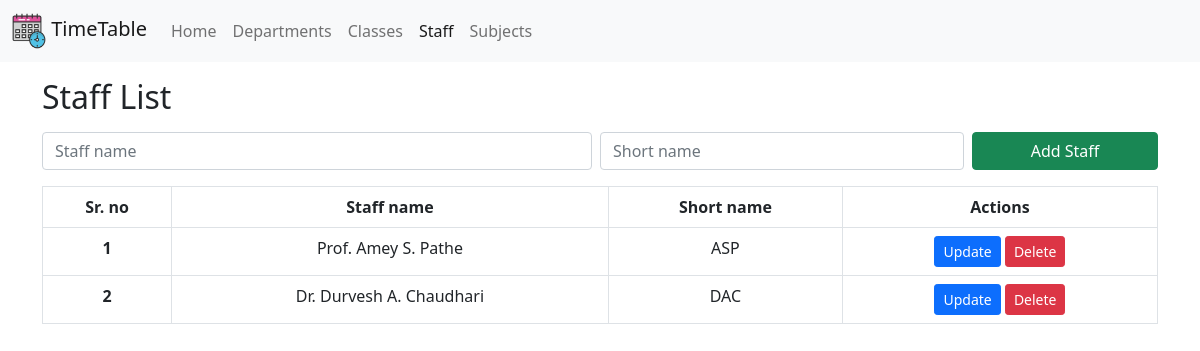
Page /pages/staff.php on the earlier database version.
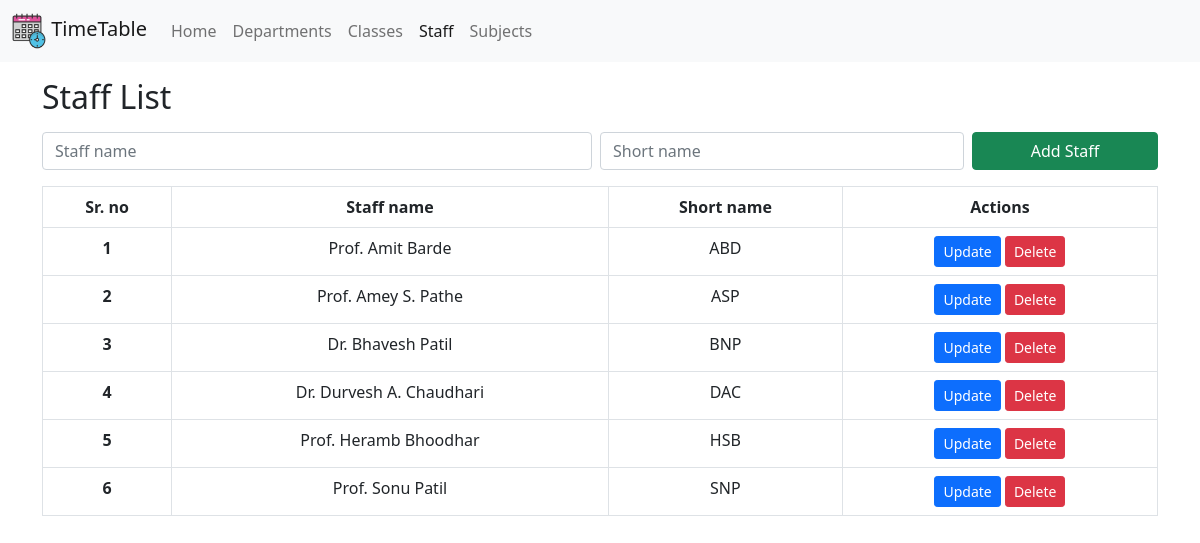
Same page on the later database version.
### tables this page shows
CREATE TABLE `staff` (
  `staff_name` varchar(255) NOT NULL,
  `short_name` varchar(10) NOT NULL
);

### pages/staff.php (the view, shortened to what this page needs)
<?php
include '../utils/dbcon.php';
?>
<!DOCTYPE html>
<html lang="en">
<head>
    <link href="https://cdn.jsdelivr.net/npm/bootstrap@5.0.2/dist/css/bootstrap.min.css" rel="stylesheet">
</head>
<body>
    <nav class="navbar navbar-expand-lg navbar-light bg-light">
        <div class="container-fluid">
            <a class="navbar-brand" href="../">
                <img src="../Images/logo.webp" width="34" height="36">
                TimeTable</a>
            <div class="collapse navbar-collapse" id="navbarSupportedContent">
                <ul class="navbar-nav me-auto mb-2 mb-lg-0">
                    <li class="nav-item">
                        <a class="nav-link" aria-current="page" href="../">Home</a>
                    </li>
                    <li class="nav-item">
                        <a class="nav-link" href="./department.php">Departments</a>
                    </li>
                    <li class="nav-item">
                        <a class="nav-link" href="./class.php">Classes</a>
                    </li>
                    <li class="nav-item">
                        <a class="nav-link active" href="#">Staff</a>
                    </li>
                    <li class="nav-item">
                        <a class="nav-link" href="./subjects.php">Subjects</a>
                    </li>
                </ul>
            </div>
        </div>
    </nav>
    <div class="container mt-3">
        <div class="head row">
            <h2 class="m-0 col-md-6">Staff List</h2>
        </div>
        <div class="content">
            <form method="post" class="row g-0 my-3">
                <div class="col-md-6 pe-2">
                    <input type="text" class="form-control" name="staffName" placeholder="Staff name" required>
                </div>
                <div class="col-md-4 pe-2">
                    <input type="text" class="form-control" name="shortName" placeholder="Short name" required>
                </div>
                <button type="submit" name="addStaff" class="btn col btn-success col-md-2">Add Staff</button>
            </form>
            <div className="table-responsive">
                <table class="table table-bordered text-center table-hover">
                    <thead>
                        <tr>
                            <th scope="col">Sr. no</th>
                            <th scope="col">Staff name</th>
                            <th scope="col">Short name</th>
                            <th scope="col">Actions</th>
                        </tr>
                    </thead>
                    <tbody>
                    <?php
                        $result = mysqli_query($conn, "SELECT * FROM staff");
                        $count = 1;
                        while ($row = mysqli_fetch_assoc($result)) {
                            echo '<tr>';
                            echo '<th scope="row">' . $count . '</th>';
                            echo '<td scope="row">' . $row['staff_name'] . '</td>';
                            echo '<td scope="row">' . $row['short_name'] . '</td>';
                            echo '<td>';
                            echo '<button type="button" class="btn btn-primary btn-sm" onclick="openUpdateModal(\'' . $row['staff_name'] . '\', \'' . $row['short_name'] . '\')">Update</button>';
                            echo '<button type="button" class="btn btn-danger btn-sm" onclick="deleteStaff(\'' . $row['short_name'] . '\')">Delete</button>';
                            echo '</td>';
                            echo '</tr>';
                            $count++;
                        }
                        ?>
                    </tbody>
                </table>
            </div>
        </div>
    </div>
</body>
</body>
</html>

Differences in the rows shown:
added staff: staff_name "Prof. Amit Barde", short_name "ABD"
added staff: staff_name "Dr. Bhavesh Patil", short_name "BNP"
added staff: staff_name "Prof. Heramb Bhoodhar", short_name "HSB"
added staff: staff_name "Prof. Sonu Patil", short_name "SNP"
